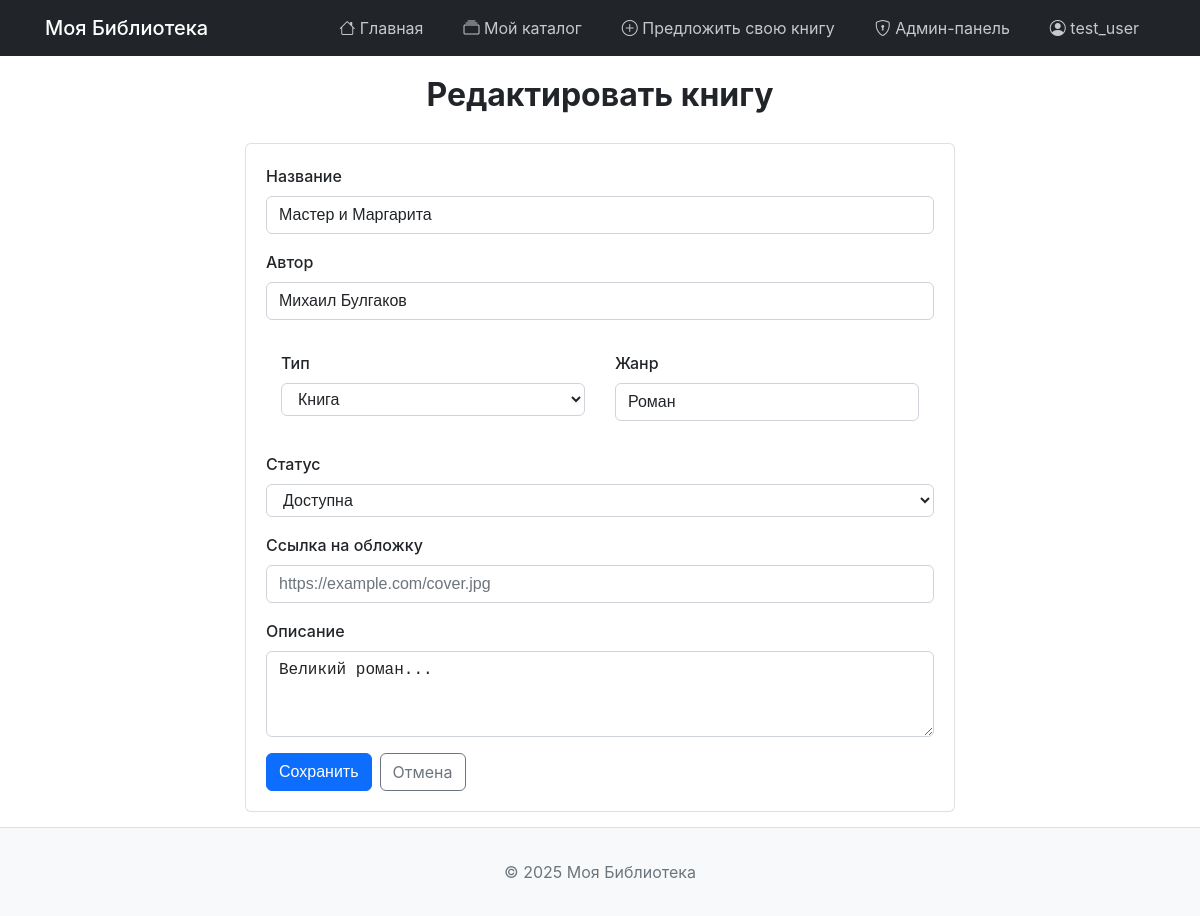
The app's page /book/edit/1 (signed in) with its own data.
### models.py (models this page shows, shortened)
class User(db.Model):
    __tablename__ = 'users'
    id = db.Column(db.Integer, primary_key=True, autoincrement=True, comment='Уникальный идентификатор пользователя')
    username = db.Column(db.String(80), unique=True, nullable=False, comment='Имя пользователя (логин)')
    email = db.Column(db.String(120), unique=True, nullable=False, comment='Электронная почта')
    password_hash = db.Column(db.String(256), nullable=False, comment='Хеш пароля')
    last_name = db.Column(db.String(120), comment='Фамилия')
    patronymic = db.Column(db.String(120), comment='Отчество')
    group_number = db.Column(db.String(50), comment='Номер учебной группы')
    role = db.Column(db.String(20), nullable=False, default='user', comment='Роль: user или admin')
    created_at = db.Column(db.DateTime, default=datetime.utcnow, comment='Дата регистрации')
    last_login = db.Column(db.DateTime, comment='Дата последнего входа')
    is_active = db.Column(db.Boolean, default=True, comment='Флаг активности аккаунта')
    reservations = db.relationship('Reservation', back_populates='user', lazy=True, cascade='all, delete-orphan')
    suggested_items = db.relationship('Item', back_populates='suggester', lazy=True)
    read_history = db.relationship('ReadHistory', back_populates='user', lazy=True, cascade='all, delete-orphan')
    @property
    def is_authenticated(self):
        return True

class Item(db.Model):
    __tablename__ = 'items'
    id = db.Column(db.Integer, primary_key=True, autoincrement=True, comment='Уникальный идентификатор элемента')
    title = db.Column(db.String(200), nullable=False, comment='Название')
    author = db.Column(db.String(200), comment='Автор')
    type = db.Column(db.String(50), comment='Тип: Книга, Фильм и т.д.')
    genre = db.Column(db.String(100), comment='Жанр')
    status = db.Column(db.String(50), default='Доступна', comment='Статус: Доступна, Забронирована, На рассмотрении')
    image_url = db.Column(db.String(500), comment='URL обложки')
    description = db.Column(db.Text, comment='Описание')
    created_at = db.Column(db.DateTime, default=datetime.utcnow, comment='Дата добавления')
    suggested_by_user_id = db.Column(db.Integer, db.ForeignKey('users.id'), comment='ID пользователя, предложившего элемент')
    suggester = db.relationship('User', back_populates='suggested_items')
    reservations = db.relationship('Reservation', back_populates='item', lazy=True, cascade='all, delete-orphan')
    read_history = db.relationship('ReadHistory', back_populates='item', lazy=True, cascade='all, delete-orphan')

### app.py (the view, shortened to what this page needs)
@app.route('/book/edit/<int:item_id>', methods=['GET', 'POST'])
@login_required
@admin_required
def edit_book(item_id):
    book = Item.query.get_or_404(item_id)
    return render_template('edit_book.html', book=book)

### app.py (called while the page is built)
def admin_required(f):
    @wraps(f)
    def decorated_function(*args, **kwargs):
        if not current_user.is_authenticated or current_user.role != 'admin':
            abort(403)
        return f(*args, **kwargs)
    return decorated_function

### auth.py (called while the page is built)
@login_manager.user_loader
def load_user(user_id):
    return User.query.get(int(user_id))

### templates/edit_book.html (shortened to what this page needs)
{% extends "layout.html" %}
{% block content %}
<div class="row justify-content-center">
    <div class="col-md-8 col-lg-6">
        <h1 class="text-center mb-4">Редактировать книгу</h1>
        <div class="card">
            <div class="card-body">
                <form method="POST" action="{{ url_for('edit_book', item_id=book.id) }}">
                    <div class="mb-3">
                        <label for="title" class="form-label">Название</label>
                        <input type="text" class="form-control" id="title" name="title" value="{{ book.title }}" required>
                    </div>
                    <div class="mb-3">
                        <label for="author" class="form-label">Автор</label>
                        <input type="text" class="form-control" id="author" name="author" value="{{ book.author or '' }}">
                    </div>
                    <div class="row">
                        <div class="col-md-6 mb-3">
                            <label for="type" class="form-label">Тип</label>
                            <select class="form-select" id="type" name="type">
                                <option value="Книга" {% if book.type == 'Книга' %}selected{% endif %}>Книга</option>
                            </select>
                        </div>
                        <div class="col-md-6 mb-3">
                            <label for="genre" class="form-label">Жанр</label>
                            <input type="text" class="form-control" id="genre" name="genre" value="{{ book.genre or '' }}">
                        </div>
                    </div>
                    <div class="mb-3">
                        <label for="status" class="form-label">Статус</label>
                        <select class="form-select" id="status" name="status">
                            <option value="Доступна" {% if book.status == 'Доступна' %}selected{% endif %}>Доступна</option>
                        </select>
                    </div>
                    <div class="mb-3">
                        <label for="image_url" class="form-label">Ссылка на обложку</label>
                        <input type="text" class="form-control" id="image_url" name="image_url" value="{{ book.image_url or '' }}" placeholder="https://example.com/cover.jpg">
                    </div>
                    <div class="mb-3">
                        <label for="description" class="form-label">Описание</label>
                        <textarea class="form-control" id="description" name="description" rows="3">{{ book.description or '' }}</textarea>
                    </div>
                    <div class="d-flex gap-2">
                        <button type="submit" class="btn btn-primary flex-grow-1">Сохранить</button>
                        <a href="{{ url_for('book_details', item_id=book.id) }}" class="btn btn-outline-secondary">Отмена</a>
                    </div>
                </form>
            </div>
        </div>
    </div>
</div>
{% endblock %}

### templates/layout.html (shortened to what this page needs)
<!DOCTYPE html>
<html lang="ru">
<head>
    <link rel="stylesheet" href="https://cdn.jsdelivr.net/npm/bootstrap-icons@1.11.3/font/bootstrap-icons.min.css">
    <link rel="stylesheet" href="{{ url_for('static', filename='css/style.css') }}">
</head>
<body>
    <nav class="navbar">
        <div class="container">
            <a class="navbar-brand" href="{{ url_for('index') }}">Моя Библиотека</a>
            <div class="navbar-collapse" id="navbarNav">
                <ul class="navbar-nav ms-auto">
                    <li class="nav-item">
                        <a class="nav-link {% if request.endpoint == 'index' %}active{% endif %}" href="{{ url_for('index') }}">
                            <i class="bi bi-house"></i> Главная
                        </a>
                    </li>
                    {% if current_user.is_authenticated %}
                    <li class="nav-item">
                        <a class="nav-link {% if request.endpoint == 'my_catalog' %}active{% endif %}" href="{{ url_for('my_catalog') }}">
                            <i class="bi bi-collection"></i> Мой каталог
                        </a>
                    </li>
                    <li class="nav-item">
                        <a class="nav-link {% if request.endpoint == 'add_book' %}active{% endif %}" href="{{ url_for('add_book') }}">
                            <i class="bi bi-plus-circle"></i> Предложить свою книгу
                        </a>
                    </li>
                    {% if current_user.role == 'admin' %}
                    <li class="nav-item">
                        <a class="nav-link {% if request.endpoint == 'admin_panel' %}active{% endif %}" href="{{ url_for('admin_panel') }}">
                            <i class="bi bi-shield-lock"></i> Админ-панель
                        </a>
                    </li>
                    {% endif %}
                    <li class="nav-item dropdown">
                        <a class="nav-link dropdown-toggle" href="#" id="userDropdown" role="button">
                            <i class="bi bi-person-circle"></i> {{ current_user.username }}
                        </a>
                    </li>
                    {% endif %}
                </ul>
            </div>
        </div>
    </nav>
    <main class="container">
        {% block content %}{% endblock %}
    </main>
    <footer>
        <p>&copy; 2025 Моя Библиотека</p>
    </footer>
</body>
</html>

### static/css/style.css (style rules this page uses)
:root { --primary: #0d6efd; --primary-hover: #0b5ed7; --secondary: #6c757d; --success: #198754; --success-hover: #157347; --danger: #dc3545; --danger-hover: #bb2d3b; --warning: #ffc107; --info: #0dcaf0; --light: #f8f9fa; --dark: #212529; --white: #ffffff; --border-color: #dee2e6; --text-muted: #6c757d; --bg-dark: #212529; --shadow: 0 0.5rem 1rem rgba(0, 0, 0, 0.15); --shadow-sm: 0 0.125rem 0.25rem rgba(0, 0, 0, 0.075); --border-radius: 0.375rem; --border-radius-lg: 0.5rem; --transition: all 0.2s ease-in-out; }
* { margin: 0; padding: 0; box-sizing: border-box; }
body { font-family: -apple-system, BlinkMacSystemFont, 'Segoe UI', Roboto, 'Helvetica Neue', Arial, sans-serif; font-size: 1rem; line-height: 1.5; color: #212529; background-color: #fff; min-height: 100vh; display: flex; flex-direction: column; }
a { color: var(--primary); text-decoration: none; transition: var(--transition); }
.container { width: 100%; max-width: 1140px; margin: 0 auto; padding: 0 15px; }
.navbar { background-color: var(--bg-dark); padding: 0.5rem 1rem; position: sticky; top: 0; z-index: 1000; }
.navbar .container { display: flex; justify-content: space-between; align-items: center; }
.navbar-brand { font-size: 1.25rem; font-weight: 500; color: var(--white) !important; text-decoration: none; }
.navbar-nav { display: flex; list-style: none; margin: 0; padding: 0; gap: 0.5rem; }
.nav-link { display: block; padding: 0.5rem 1rem; color: rgba(255, 255, 255, 0.75) !important; text-decoration: none; border-radius: var(--border-radius); transition: var(--transition); }
.nav-item.dropdown { position: relative; }
.card { background-color: var(--white); border: 1px solid rgba(0, 0, 0, 0.125); border-radius: var(--border-radius); overflow: hidden; transition: var(--transition); position: relative; }
.card-body { padding: 1.25rem; }
.btn { display: inline-block; font-weight: 400; text-align: center; vertical-align: middle; cursor: pointer; user-select: none; padding: 0.375rem 0.75rem; font-size: 1rem; line-height: 1.5; border-radius: var(--border-radius); transition: var(--transition); border: 1px solid transparent; text-decoration: none !important; }
.btn-primary { color: var(--white); background-color: var(--primary); border-color: var(--primary); }
.btn-outline-secondary { color: var(--secondary); background-color: transparent; border-color: var(--secondary); }
.form-label { display: inline-block; margin-bottom: 0.5rem; font-weight: 500; }
.form-control, .form-select { display: block; width: 100%; padding: 0.375rem 0.75rem; font-size: 1rem; line-height: 1.5; color: #212529; background-color: var(--white); border: 1px solid #ced4da; border-radius: var(--border-radius); transition: border-color 0.15s ease-in-out, box-shadow 0.15s ease-in-out; }
.form-control::placeholder { color: var(--text-muted); }
.text-center { text-align: center; }
.mb-3 { margin-bottom: 1rem !important; }
.mb-4 { margin-bottom: 1.5rem !important; }
.ms-auto { margin-left: auto !important; }
.d-flex { display: flex; }
.justify-content-center { justify-content: center; }
.gap-2 { gap: 0.5rem; }
.row { display: flex; flex-wrap: wrap; }
.row > * { padding: 15px; }
@media (min-width: 768px) { .col-md-6 { flex: 0 0 50%; max-width: 50%; } }
@media (min-width: 768px) { .col-md-8 { flex: 0 0 66.666%; max-width: 66.666%; } }
footer { margin-top: auto; padding: 2rem 0; text-align: center; color: var(--text-muted); border-top: 1px solid var(--border-color); background-color: var(--light); }
main { flex: 1; padding: 2rem 0; }

### records on screen
User: username "test_user"
Item: title "Мастер и Маргарита", author "Михаил Булгаков", type "Книга", genre "Роман", status "Доступна", description "Великий роман..."
